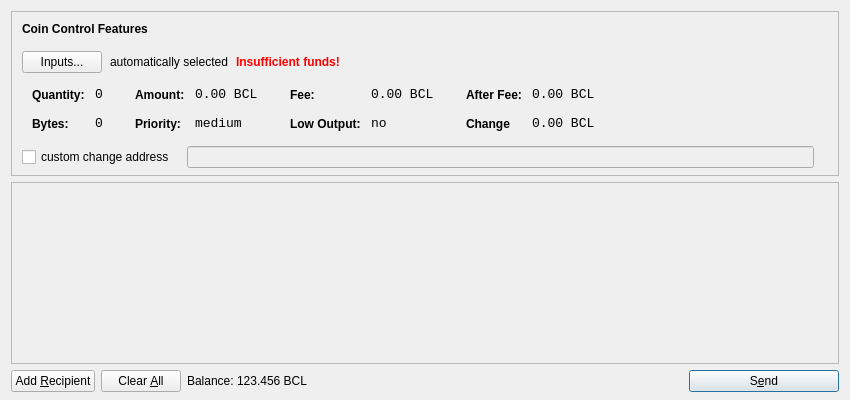
<?xml version="1.0" encoding="UTF-8"?>
<ui version="4.0">
 <class>SendCoinsDialog</class>
 <widget class="QDialog" name="SendCoinsDialog">
  <property name="geometry">
   <rect>
    <x>0</x>
    <y>0</y>
    <width>850</width>
    <height>400</height>
   </rect>
  </property>
  <property name="windowTitle">
   <string>Send Coins</string>
  </property>
  <layout class="QVBoxLayout" name="verticalLayout" stretch="0,1,0">
   <property name="bottomMargin">
    <number>8</number>
   </property>
   <item>
    <widget class="QFrame" name="frameCoinControl">
     <property name="sizePolicy">
      <sizepolicy hsizetype="Expanding" vsizetype="Expanding">
       <horstretch>0</horstretch>
       <verstretch>0</verstretch>
      </sizepolicy>
     </property>
     <property name="maximumSize">
      <size>
       <width>16777215</width>
       <height>16777215</height>
      </size>
     </property>
     <property name="frameShape">
      <enum>QFrame::StyledPanel</enum>
     </property>
     <property name="frameShadow">
      <enum>QFrame::Sunken</enum>
     </property>
     <layout class="QVBoxLayout" name="verticalLayoutCoinControl2">
      <property name="spacing">
       <number>-1</number>
      </property>
      <property name="leftMargin">
       <number>0</number>
      </property>
      <property name="topMargin">
       <number>0</number>
      </property>
      <property name="rightMargin">
       <number>0</number>
      </property>
      <property name="bottomMargin">
       <number>6</number>
      </property>
      <item>
       <layout class="QVBoxLayout" name="verticalLayoutCoinControl" stretch="0,0,0,0,1">
        <property name="spacing">
         <number>0</number>
        </property>
        <property name="leftMargin">
         <number>10</number>
        </property>
        <property name="topMargin">
         <number>10</number>
        </property>
        <item>
         <layout class="QHBoxLayout" name="horizontalLayoutCoinControl1">
          <property name="bottomMargin">
           <number>15</number>
          </property>
          <item>
           <widget class="QLabel" name="labelCoinControlFeatures">
            <property name="sizePolicy">
             <sizepolicy hsizetype="Preferred" vsizetype="Maximum">
              <horstretch>0</horstretch>
              <verstretch>0</verstretch>
             </sizepolicy>
            </property>
            <property name="font">
             <font>
              <weight>75</weight>
              <bold>true</bold>
             </font>
            </property>
            <property name="styleSheet">
             <string notr="true">font-weight:bold;</string>
            </property>
            <property name="text">
             <string>Coin Control Features</string>
            </property>
           </widget>
          </item>
         </layout>
        </item>
        <item>
         <layout class="QHBoxLayout" name="horizontalLayoutCoinControl2" stretch="0,0,0,0">
          <property name="spacing">
           <number>8</number>
          </property>
          <property name="bottomMargin">
           <number>10</number>
          </property>
          <item>
           <widget class="QPushButton" name="pushButtonCoinControl">
            <property name="styleSheet">
             <string notr="true"/>
            </property>
            <property name="text">
             <string>Inputs...</string>
            </property>
           </widget>
          </item>
          <item>
           <widget class="QLabel" name="labelCoinControlAutomaticallySelected">
            <property name="text">
             <string>automatically selected</string>
            </property>
            <property name="margin">
             <number>5</number>
            </property>
           </widget>
          </item>
          <item>
           <widget class="QLabel" name="labelCoinControlInsuffFunds">
            <property name="font">
             <font>
              <weight>75</weight>
              <bold>true</bold>
             </font>
            </property>
            <property name="styleSheet">
             <string notr="true">color:red;font-weight:bold;</string>
            </property>
            <property name="text">
             <string>Insufficient funds!</string>
            </property>
            <property name="margin">
             <number>5</number>
            </property>
           </widget>
          </item>
          <item>
           <spacer name="horizontalSpacerCoinControl">
            <property name="orientation">
             <enum>Qt::Horizontal</enum>
            </property>
            <property name="sizeHint" stdset="0">
             <size>
              <width>40</width>
              <height>1</height>
             </size>
            </property>
           </spacer>
          </item>
         </layout>
        </item>
        <item>
         <widget class="QWidget" name="widgetCoinControl" native="true">
          <property name="sizePolicy">
           <sizepolicy hsizetype="Preferred" vsizetype="Preferred">
            <horstretch>0</horstretch>
            <verstretch>0</verstretch>
           </sizepolicy>
          </property>
          <property name="minimumSize">
           <size>
            <width>0</width>
            <height>0</height>
           </size>
          </property>
          <property name="styleSheet">
           <string notr="true"/>
          </property>
          <layout class="QHBoxLayout" name="horizontalLayoutCoinControl5">
           <property name="margin">
            <number>0</number>
           </property>
           <item>
            <layout class="QHBoxLayout" name="horizontalLayoutCoinControl3" stretch="0,0,0,1">
             <property name="spacing">
              <number>20</number>
             </property>
             <property name="topMargin">
              <number>0</number>
             </property>
             <property name="bottomMargin">
              <number>10</number>
             </property>
             <item>
              <layout class="QFormLayout" name="formLayoutCoinControl1">
               <property name="horizontalSpacing">
                <number>10</number>
               </property>
               <property name="verticalSpacing">
                <number>14</number>
               </property>
               <property name="leftMargin">
                <number>10</number>
               </property>
               <property name="topMargin">
                <number>4</number>
               </property>
               <property name="rightMargin">
                <number>6</number>
               </property>
               <item row="0" column="0">
                <widget class="QLabel" name="labelCoinControlQuantityText">
                 <property name="styleSheet">
                  <string notr="true">font-weight:bold;</string>
                 </property>
                 <property name="text">
                  <string>Quantity:</string>
                 </property>
                 <property name="margin">
                  <number>0</number>
                 </property>
                </widget>
               </item>
               <item row="0" column="1">
                <widget class="QLabel" name="labelCoinControlQuantity">
                 <property name="font">
                  <font>
                   <family>Monospace</family>
                   <pointsize>10</pointsize>
                  </font>
                 </property>
                 <property name="cursor">
                  <cursorShape>IBeamCursor</cursorShape>
                 </property>
                 <property name="contextMenuPolicy">
                  <enum>Qt::ActionsContextMenu</enum>
                 </property>
                 <property name="text">
                  <string>0</string>
                 </property>
                 <property name="margin">
                  <number>0</number>
                 </property>
                 <property name="textInteractionFlags">
                  <set>Qt::LinksAccessibleByMouse|Qt::TextSelectableByKeyboard|Qt::TextSelectableByMouse</set>
                 </property>
                </widget>
               </item>
               <item row="1" column="0">
                <widget class="QLabel" name="labelCoinControlBytesText">
                 <property name="styleSheet">
                  <string notr="true">font-weight:bold;</string>
                 </property>
                 <property name="text">
                  <string>Bytes:</string>
                 </property>
                </widget>
               </item>
               <item row="1" column="1">
                <widget class="QLabel" name="labelCoinControlBytes">
                 <property name="font">
                  <font>
                   <family>Monospace</family>
                   <pointsize>10</pointsize>
                  </font>
                 </property>
                 <property name="cursor">
                  <cursorShape>IBeamCursor</cursorShape>
                 </property>
                 <property name="contextMenuPolicy">
                  <enum>Qt::ActionsContextMenu</enum>
                 </property>
                 <property name="text">
                  <string>0</string>
                 </property>
                 <property name="textInteractionFlags">
                  <set>Qt::LinksAccessibleByMouse|Qt::TextSelectableByKeyboard|Qt::TextSelectableByMouse</set>
                 </property>
                </widget>
               </item>
              </layout>
             </item>
             <item>
              <layout class="QFormLayout" name="formLayoutCoinControl2">
               <property name="horizontalSpacing">
                <number>10</number>
               </property>
               <property name="verticalSpacing">
                <number>14</number>
               </property>
               <property name="leftMargin">
                <number>6</number>
               </property>
               <property name="topMargin">
                <number>4</number>
               </property>
               <property name="rightMargin">
                <number>6</number>
               </property>
               <item row="0" column="0">
                <widget class="QLabel" name="labelCoinControlAmountText">
                 <property name="styleSheet">
                  <string notr="true">font-weight:bold;</string>
                 </property>
                 <property name="text">
                  <string>Amount:</string>
                 </property>
                 <property name="margin">
                  <number>0</number>
                 </property>
                </widget>
               </item>
               <item row="0" column="1">
                <widget class="QLabel" name="labelCoinControlAmount">
                 <property name="font">
                  <font>
                   <family>Monospace</family>
                   <pointsize>10</pointsize>
                  </font>
                 </property>
                 <property name="cursor">
                  <cursorShape>IBeamCursor</cursorShape>
                 </property>
                 <property name="contextMenuPolicy">
                  <enum>Qt::ActionsContextMenu</enum>
                 </property>
                 <property name="text">
                  <string notr="true">0.00 BCL</string>
                 </property>
                 <property name="textInteractionFlags">
                  <set>Qt::LinksAccessibleByMouse|Qt::TextSelectableByKeyboard|Qt::TextSelectableByMouse</set>
                 </property>
                </widget>
               </item>
               <item row="1" column="0">
                <widget class="QLabel" name="labelCoinControlPriorityText">
                 <property name="styleSheet">
                  <string notr="true">font-weight:bold;</string>
                 </property>
                 <property name="text">
                  <string>Priority:</string>
                 </property>
                </widget>
               </item>
               <item row="1" column="1">
                <widget class="QLabel" name="labelCoinControlPriority">
                 <property name="font">
                  <font>
                   <family>Monospace</family>
                   <pointsize>10</pointsize>
                  </font>
                 </property>
                 <property name="cursor">
                  <cursorShape>IBeamCursor</cursorShape>
                 </property>
                 <property name="contextMenuPolicy">
                  <enum>Qt::ActionsContextMenu</enum>
                 </property>
                 <property name="text">
                  <string>medium</string>
                 </property>
                 <property name="textInteractionFlags">
                  <set>Qt::LinksAccessibleByMouse|Qt::TextSelectableByKeyboard|Qt::TextSelectableByMouse</set>
                 </property>
                </widget>
               </item>
              </layout>
             </item>
             <item>
              <layout class="QFormLayout" name="formLayoutCoinControl3">
               <property name="horizontalSpacing">
                <number>10</number>
               </property>
               <property name="verticalSpacing">
                <number>14</number>
               </property>
               <property name="leftMargin">
                <number>6</number>
               </property>
               <property name="topMargin">
                <number>4</number>
               </property>
               <property name="rightMargin">
                <number>6</number>
               </property>
               <item row="0" column="0">
                <widget class="QLabel" name="labelCoinControlFeeText">
                 <property name="styleSheet">
                  <string notr="true">font-weight:bold;</string>
                 </property>
                 <property name="text">
                  <string>Fee:</string>
                 </property>
                 <property name="margin">
                  <number>0</number>
                 </property>
                </widget>
               </item>
               <item row="0" column="1">
                <widget class="QLabel" name="labelCoinControlFee">
                 <property name="font">
                  <font>
                   <family>Monospace</family>
                   <pointsize>10</pointsize>
                  </font>
                 </property>
                 <property name="cursor">
                  <cursorShape>IBeamCursor</cursorShape>
                 </property>
                 <property name="contextMenuPolicy">
                  <enum>Qt::ActionsContextMenu</enum>
                 </property>
                 <property name="text">
                  <string notr="true">0.00 BCL</string>
                 </property>
                 <property name="textInteractionFlags">
                  <set>Qt::LinksAccessibleByMouse|Qt::TextSelectableByKeyboard|Qt::TextSelectableByMouse</set>
                 </property>
                </widget>
               </item>
               <item row="1" column="0">
                <widget class="QLabel" name="labelCoinControlLowOutputText">
                 <property name="styleSheet">
                  <string notr="true">font-weight:bold;</string>
                 </property>
                 <property name="text">
                  <string>Low Output:</string>
                 </property>
                </widget>
               </item>
               <item row="1" column="1">
                <widget class="QLabel" name="labelCoinControlLowOutput">
                 <property name="font">
                  <font>
                   <family>Monospace</family>
                   <pointsize>10</pointsize>
                  </font>
                 </property>
                 <property name="cursor">
                  <cursorShape>IBeamCursor</cursorShape>
                 </property>
                 <property name="contextMenuPolicy">
                  <enum>Qt::ActionsContextMenu</enum>
                 </property>
                 <property name="text">
                  <string>no</string>
                 </property>
                 <property name="textInteractionFlags">
                  <set>Qt::LinksAccessibleByMouse|Qt::TextSelectableByKeyboard|Qt::TextSelectableByMouse</set>
                 </property>
                </widget>
               </item>
              </layout>
             </item>
             <item>
              <layout class="QFormLayout" name="formLayoutCoinControl4">
               <property name="horizontalSpacing">
                <number>10</number>
               </property>
               <property name="verticalSpacing">
                <number>14</number>
               </property>
               <property name="leftMargin">
                <number>6</number>
               </property>
               <property name="topMargin">
                <number>4</number>
               </property>
               <property name="rightMargin">
                <number>6</number>
               </property>
               <item row="0" column="0">
                <widget class="QLabel" name="labelCoinControlAfterFeeText">
                 <property name="styleSheet">
                  <string notr="true">font-weight:bold;</string>
                 </property>
                 <property name="text">
                  <string>After Fee:</string>
                 </property>
                 <property name="margin">
                  <number>0</number>
                 </property>
                </widget>
               </item>
               <item row="0" column="1">
                <widget class="QLabel" name="labelCoinControlAfterFee">
                 <property name="font">
                  <font>
                   <family>Monospace</family>
                   <pointsize>10</pointsize>
                  </font>
                 </property>
                 <property name="cursor">
                  <cursorShape>IBeamCursor</cursorShape>
                 </property>
                 <property name="contextMenuPolicy">
                  <enum>Qt::ActionsContextMenu</enum>
                 </property>
                 <property name="text">
                  <string notr="true">0.00 BCL</string>
                 </property>
                 <property name="textInteractionFlags">
                  <set>Qt::LinksAccessibleByMouse|Qt::TextSelectableByKeyboard|Qt::TextSelectableByMouse</set>
                 </property>
                </widget>
               </item>
               <item row="1" column="0">
                <widget class="QLabel" name="labelCoinControlChangeText">
                 <property name="styleSheet">
                  <string notr="true">font-weight:bold;</string>
                 </property>
                 <property name="text">
                  <string>Change</string>
                 </property>
                </widget>
               </item>
               <item row="1" column="1">
                <widget class="QLabel" name="labelCoinControlChange">
                 <property name="font">
                  <font>
                   <family>Monospace</family>
                   <pointsize>10</pointsize>
                  </font>
                 </property>
                 <property name="cursor">
                  <cursorShape>IBeamCursor</cursorShape>
                 </property>
                 <property name="contextMenuPolicy">
                  <enum>Qt::ActionsContextMenu</enum>
                 </property>
                 <property name="text">
                  <string notr="true">0.00 BCL</string>
                 </property>
                 <property name="textInteractionFlags">
                  <set>Qt::LinksAccessibleByMouse|Qt::TextSelectableByKeyboard|Qt::TextSelectableByMouse</set>
                 </property>
                </widget>
               </item>
              </layout>
             </item>
            </layout>
           </item>
          </layout>
         </widget>
        </item>
        <item>
         <layout class="QHBoxLayout" name="horizontalLayoutCoinControl4" stretch="0,0,0">
          <property name="spacing">
           <number>12</number>
          </property>
          <property name="sizeConstraint">
           <enum>QLayout::SetDefaultConstraint</enum>
          </property>
          <property name="topMargin">
           <number>5</number>
          </property>
          <property name="rightMargin">
           <number>5</number>
          </property>
          <item>
           <widget class="QCheckBox" name="checkBoxCoinControlChange">
            <property name="text">
             <string>custom change address</string>
            </property>
           </widget>
          </item>
          <item>
           <widget class="QLineEdit" name="lineEditCoinControlChange">
            <property name="enabled">
             <bool>false</bool>
            </property>
            <property name="sizePolicy">
             <sizepolicy hsizetype="Expanding" vsizetype="Fixed">
              <horstretch>0</horstretch>
              <verstretch>0</verstretch>
             </sizepolicy>
            </property>
           </widget>
          </item>
          <item>
           <widget class="QLabel" name="labelCoinControlChangeLabel">
            <property name="sizePolicy">
             <sizepolicy hsizetype="Preferred" vsizetype="Expanding">
              <horstretch>0</horstretch>
              <verstretch>0</verstretch>
             </sizepolicy>
            </property>
            <property name="minimumSize">
             <size>
              <width>0</width>
              <height>0</height>
             </size>
            </property>
            <property name="text">
             <string/>
            </property>
            <property name="margin">
             <number>3</number>
            </property>
           </widget>
          </item>
         </layout>
        </item>
        <item>
         <spacer name="verticalSpacerCoinControl">
          <property name="orientation">
           <enum>Qt::Vertical</enum>
          </property>
          <property name="sizeHint" stdset="0">
           <size>
            <width>800</width>
            <height>1</height>
           </size>
          </property>
         </spacer>
        </item>
       </layout>
      </item>
     </layout>
    </widget>
   </item>
   <item>
    <widget class="QScrollArea" name="scrollArea">
     <property name="widgetResizable">
      <bool>true</bool>
     </property>
     <widget class="QWidget" name="scrollAreaWidgetContents">
      <property name="geometry">
       <rect>
        <x>0</x>
        <y>0</y>
        <width>830</width>
        <height>165</height>
       </rect>
      </property>
      <layout class="QVBoxLayout" name="verticalLayout_2">
       <property name="margin">
        <number>0</number>
       </property>
       <item>
        <layout class="QVBoxLayout" name="entries">
         <property name="spacing">
          <number>6</number>
         </property>
        </layout>
       </item>
       <item>
        <spacer name="verticalSpacer">
         <property name="orientation">
          <enum>Qt::Vertical</enum>
         </property>
         <property name="sizeHint" stdset="0">
          <size>
           <width>20</width>
           <height>40</height>
          </size>
         </property>
        </spacer>
       </item>
      </layout>
     </widget>
    </widget>
   </item>
   <item>
    <layout class="QHBoxLayout" name="horizontalLayout">
     <item>
      <widget class="QPushButton" name="addButton">
       <property name="toolTip">
        <string>Send to multiple recipients at once</string>
       </property>
       <property name="text">
        <string>Add &amp;Recipient</string>
       </property>
       <property name="autoDefault">
        <bool>false</bool>
       </property>
      </widget>
     </item>
     <item>
      <widget class="QPushButton" name="clearButton">
       <property name="sizePolicy">
        <sizepolicy hsizetype="Minimum" vsizetype="Fixed">
         <horstretch>0</horstretch>
         <verstretch>0</verstretch>
        </sizepolicy>
       </property>
       <property name="toolTip">
        <string>Remove all transaction fields</string>
       </property>
       <property name="text">
        <string>Clear &amp;All</string>
       </property>
       <property name="autoRepeatDelay">
        <number>300</number>
       </property>
       <property name="autoDefault">
        <bool>false</bool>
       </property>
      </widget>
     </item>
     <item>
      <layout class="QHBoxLayout" name="horizontalLayout_2">
       <property name="spacing">
        <number>3</number>
       </property>
       <item>
        <widget class="QLabel" name="label">
         <property name="sizePolicy">
          <sizepolicy hsizetype="Preferred" vsizetype="Fixed">
           <horstretch>0</horstretch>
           <verstretch>0</verstretch>
          </sizepolicy>
         </property>
         <property name="text">
          <string>Balance:</string>
         </property>
        </widget>
       </item>
       <item>
        <widget class="QLabel" name="labelBalance">
         <property name="sizePolicy">
          <sizepolicy hsizetype="Preferred" vsizetype="Fixed">
           <horstretch>0</horstretch>
           <verstretch>0</verstretch>
          </sizepolicy>
         </property>
         <property name="cursor">
          <cursorShape>IBeamCursor</cursorShape>
         </property>
         <property name="text">
          <string notr="true">123.456 BCL</string>
         </property>
         <property name="textInteractionFlags">
          <set>Qt::LinksAccessibleByMouse|Qt::TextSelectableByKeyboard|Qt::TextSelectableByMouse</set>
         </property>
        </widget>
       </item>
      </layout>
     </item>
     <item>
      <spacer name="horizontalSpacer">
       <property name="orientation">
        <enum>Qt::Horizontal</enum>
       </property>
       <property name="sizeHint" stdset="0">
        <size>
         <width>40</width>
         <height>20</height>
        </size>
       </property>
      </spacer>
     </item>
     <item>
      <widget class="QPushButton" name="sendButton">
       <property name="minimumSize">
        <size>
         <width>150</width>
         <height>0</height>
        </size>
       </property>
       <property name="toolTip">
        <string>Confirm the send action</string>
       </property>
       <property name="text">
        <string>S&amp;end</string>
       </property>
       <property name="icon">
        <iconset resource="../bitcoin.qrc">
         <normaloff>:/icons/send</normaloff>:/icons/send</iconset>
       </property>
       <property name="default">
        <bool>true</bool>
       </property>
      </widget>
     </item>
    </layout>
   </item>
  </layout>
 </widget>
 <resources>
  <include location="../bitcoin.qrc"/>
 </resources>
 <connections/>
</ui>
